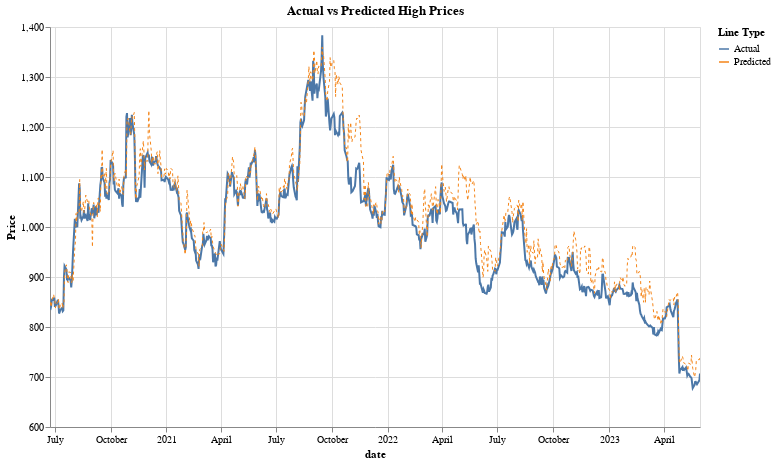

Source (notebook cell):
### Code cell
import altair as alt

alt.themes.enable('fivethirtyeight')

predictions_df['date'] = pd.to_datetime(predictions_df['date'])

predictions_df['label'] = 'Actual'
predictions_df['predicted_label'] = 'Predicted'

# Actual high price line
line1 = alt.Chart(predictions_df).mark_line(strokeWidth=2).encode(
    x='date:T',
    y=alt.Y('y_test:Q', title='Price', scale=alt.Scale(zero=False)),
    color=alt.Color('label:N', legend=alt.Legend(title="Line Type")),
    tooltip=['date', 'y_test', 'y_pred']
)

# Predicted high price line
line2 = alt.Chart(predictions_df).mark_line(strokeWidth=1, strokeDash=[3, 3]).encode(
    x='date:T',
    y=alt.Y('y_pred:Q', title='', scale=alt.Scale(zero=False)),
    color=alt.Color('predicted_label:N', legend=alt.Legend(title="Line Type")),
    tooltip=['date', 'y_test', 'y_pred']
)

# Combine the two lines
chart = alt.layer(line1, line2).properties(
    title='Actual vs Predicted High Prices',
    width=650,
    height=400
).interactive()

chart

### Figure 1 — Vega-Lite specification as saved in the notebook (floating-point values rounded to 4 significant figures; data arrays with more than 128 entries replaced by an {"elided": "..."} marker saying what was removed)
{"usermeta": {"embedOptions": {"theme": "fivethirtyeight"}}, "config": {"view": {"continuousWidth": 300, "continuousHeight": 300}}, "layer": [{"mark": {"type": "line", "strokeWidth": 2}, "encoding": {"color": {"field": "label", "legend": {"title": "Line Type"}, "type": "nominal"}, "tooltip": [{"field": "date", "type": "temporal"}, {"field": "y_test", "type": "quantitative"}, {"field": "y_pred", "type": "quantitative"}], "x": {"field": "date", "type": "temporal"}, "y": {"field": "y_test", "scale": {"zero": false}, "title": "Price", "type": "quantitative"}}, "name": "view_4"}, {"mark": {"type": "line", "strokeDash": [3, 3], "strokeWidth": 1}, "encoding": {"color": {"field": "predicted_label", "legend": {"title": "Line Type"}, "type": "nominal"}, "tooltip": [{"field": "date", "type": "temporal"}, {"field": "y_test", "type": "quantitative"}, {"field": "y_pred", "type": "quantitative"}], "x": {"field": "date", "type": "temporal"}, "y": {"field": "y_pred", "scale": {"zero": false}, "title": "", "type": "quantitative"}}}], "data": {"name": "data-4abd9ef34c694a91efdf2fd88a6ec542"}, "height": 400, "params": [{"name": "param_4", "select": {"type": "interval", "encodings": ["x", "y"]}, "bind": "scales", "views": ["view_4"]}], "title": "Actual vs Predicted High Prices", "width": 650, "$schema": "https://vega.github.io/schema/vega-lite/v5.8.0.json", "datasets": {"data-4abd9ef34c694a91efdf2fd88a6ec542": {"elided": "728 records"}}}
